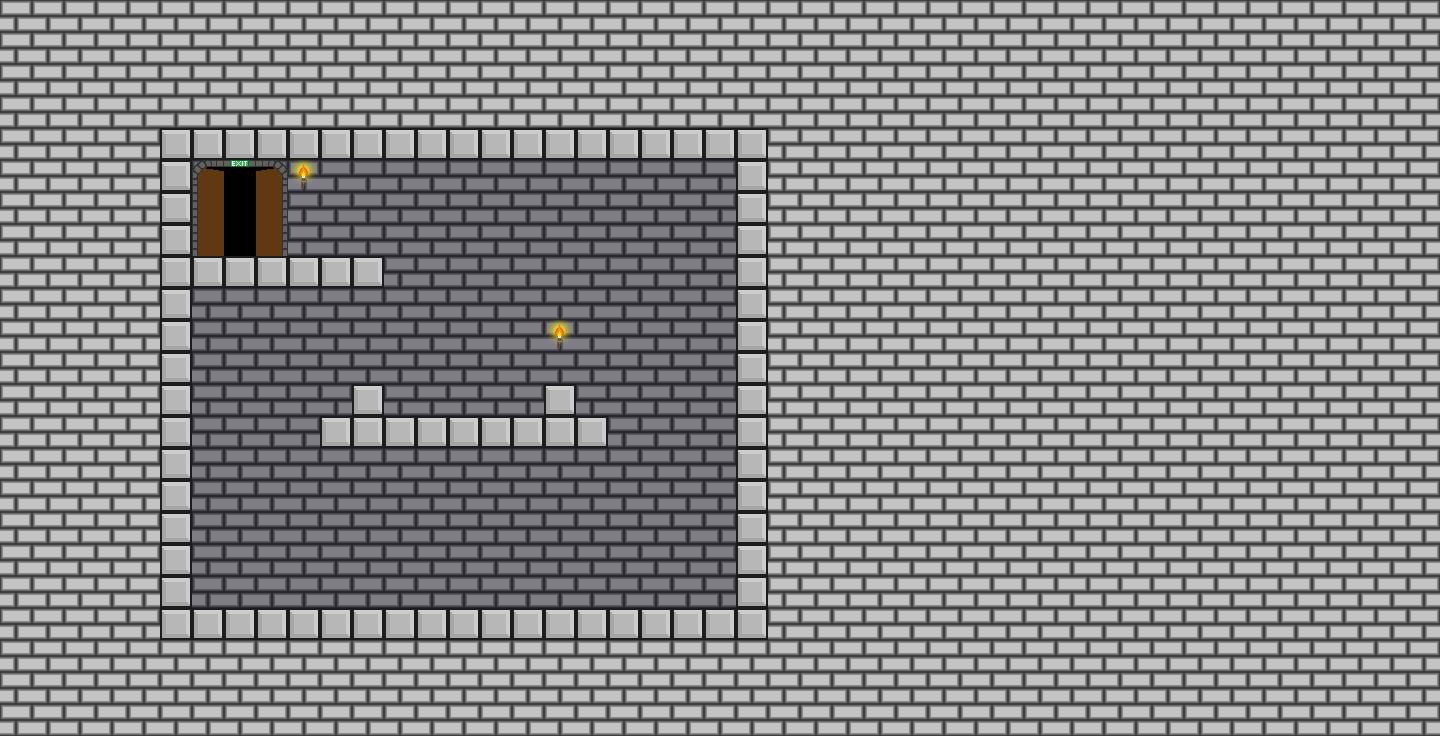

Rendered tile map (Tiled .tmx) drawn with the repository's tilesets; below, a short description and the map source with its tile grids summarised:
An orthogonal 45x23 tile map with 32x32 px tiles, 5 tile layers (background, background lighting, ground, non colidable, ...) and 4 objects (2x skeleton, player, end).

<map version="1.0" orientation="orthogonal" width="45" height="23" tilewidth="32" tileheight="32">
 <tileset firstgid="1" name="KS Tiles" tilewidth="32" tileheight="32" spacing="2" margin="1">
  <image source="../art/tiles/tileset/tileset1.png" width="272" height="238" />
 </tileset>
 <layer name="background" width="45" height="23">
  <data>[1035 cells, 304 non-empty, 1 distinct tile ids]</data>
 </layer>
 <layer name="background lighting" width="45" height="23">
  <data>[1035 cells, 304 non-empty, 1 distinct tile ids]</data>
 </layer>
 <layer name="ground" width="45" height="23">
  <data>[1035 cells, 83 non-empty, 1 distinct tile ids]</data>
 </layer>
 <layer name="non colidable" width="45" height="23">
  <data>[1035 cells, 742 non-empty, 8 distinct tile ids]</data>
 </layer>
 <objectgroup name="spawns" width="45" height="23">
  <object name="player" type="player" gid="1" x="632" y="565" />
  <object name="end" type="end" gid="2" x="219" y="232" />
  <object name="skeleton" type="skeleton" gid="3" x="357" y="568" />
  <object name="skeleton" type="skeleton" gid="3" x="309" y="242" />
 </objectgroup>
 <layer name="spikes" width="45" height="23">
  <data>[1035 cells, 0 non-empty, 0 distinct tile ids]</data>
 </layer>
</map>
